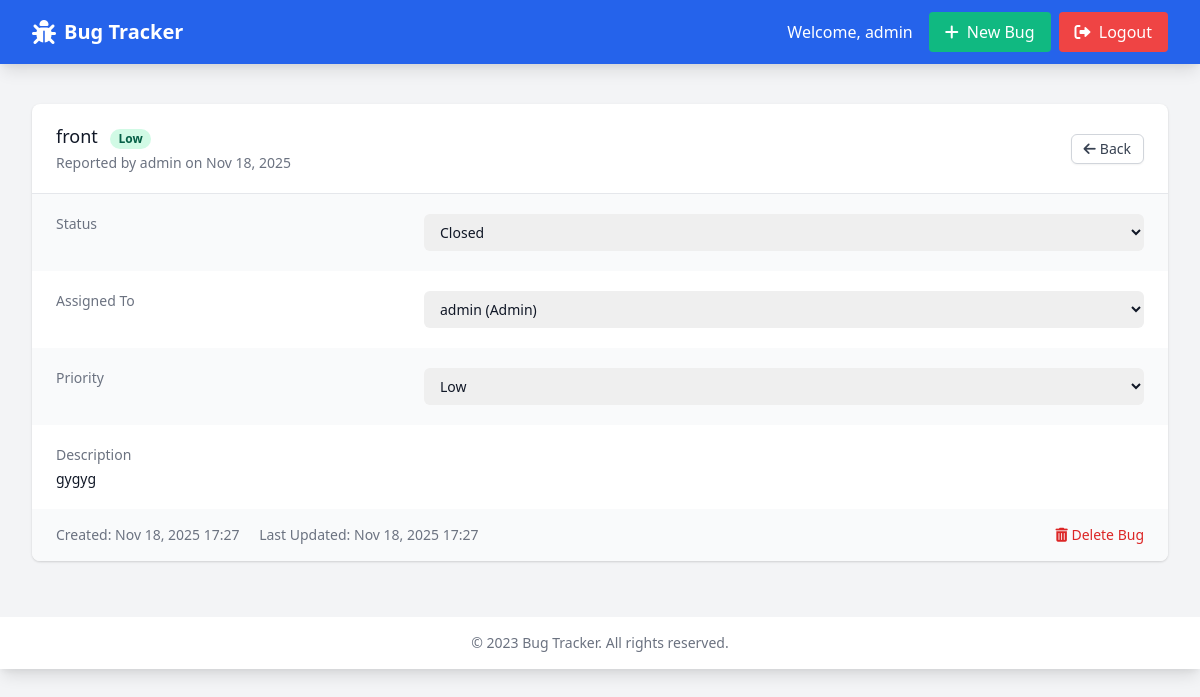
Page /bug/2 (signed in) on the committed database.
### app.py (models this page shows, shortened)
class User(UserMixin, db.Model):
    __tablename__ = 'user'
    id = db.Column(db.Integer, primary_key=True)
    username = db.Column(db.String(80), unique=True, nullable=False)
    email = db.Column(db.String(120), unique=True, nullable=False)
    password_hash = db.Column(db.String(200), nullable=False)
    is_admin = db.Column(db.Boolean, default=False)
    reported_bugs = db.relationship('Bug', backref='reporter', lazy=True, foreign_keys='Bug.reporter_id')
    assigned_bugs = db.relationship('Bug', backref='assigned_to', lazy=True, foreign_keys='Bug.assignee_id')

class Bug(db.Model):
    __tablename__ = 'bug'
    id = db.Column(db.Integer, primary_key=True)
    title = db.Column(db.String(100), nullable=False)
    description = db.Column(db.Text, nullable=False)
    status = db.Column(db.String(20), default='Open')
    priority = db.Column(db.String(20), default='Medium')
    created_at = db.Column(db.DateTime, default=datetime.utcnow)
    updated_at = db.Column(db.DateTime, default=datetime.utcnow, onupdate=datetime.utcnow)
    reporter_id = db.Column(db.Integer, db.ForeignKey('user.id'), nullable=False)
    assignee_id = db.Column(db.Integer, db.ForeignKey('user.id'))

### app.py (the view)
@app.route('/bug/<int:bug_id>')
@login_required
def view_bug(bug_id):
    bug = Bug.query.get_or_404(bug_id)
    users = User.query.all()
    return render_template('view_bug.html', bug=bug, users=users)

### app.py (called while the page is built)
@login_manager.user_loader
def load_user(user_id):
    return User.query.get(int(user_id))

### templates/view_bug.html (shortened to what this page needs)
{% extends "base.html" %}
{% block content %}
<div class="bg-white shadow overflow-hidden sm:rounded-lg">
    <div class="px-4 py-5 sm:px-6 flex justify-between items-center">
        <div>
            <h3 class="text-lg leading-6 font-medium text-gray-900">
                {{ bug.title }}
                <span class="ml-2 px-2 inline-flex text-xs leading-5 font-semibold rounded-full
                    {% if bug.priority == 'High' %}bg-red-100 text-red-800
                    {% elif bug.priority == 'Medium' %}bg-yellow-100 text-yellow-800
                    {% else %}bg-green-100 text-green-800{% endif %}">
                    {{ bug.priority }}
                </span>
            </h3>
            <p class="mt-1 max-w-2xl text-sm text-gray-500">
                Reported by {{ bug.reporter.username }} on {{ bug.created_at.strftime('%b %d, %Y') }}
            </p>
        </div>
        <div class="flex space-x-2">
            <a href="{{ url_for('index') }}" class="inline-flex items-center px-3 py-1.5 border border-gray-300 shadow-sm text-sm leading-4 font-medium rounded-md text-gray-700 bg-white hover:bg-gray-50 focus:outline-none focus:ring-2 focus:ring-offset-2 focus:ring-blue-500">
                <i class="fas fa-arrow-left mr-1"></i> Back
            </a>
        </div>
    </div>
    <div class="border-t border-gray-200">
        <dl>
            <div class="bg-gray-50 px-4 py-5 sm:grid sm:grid-cols-3 sm:gap-4 sm:px-6">
                <dt class="text-sm font-medium text-gray-500">Status</dt>
                <dd class="mt-1 text-sm text-gray-900 sm:mt-0 sm:col-span-2">
                    <form action="{{ url_for('update_bug', bug_id=bug.id) }}" method="POST" class="flex items-center">
                        <select name="status" onchange="this.form.submit()" class="block w-full pl-3 pr-10 py-2 text-base border-gray-300 focus:outline-none focus:ring-blue-500 focus:border-blue-500 sm:text-sm rounded-md">
                            <option value="Closed" {% if bug.status == 'Closed' %}selected{% endif %}>Closed</option>
                        </select>
                    </form>
                </dd>
            </div>
            <div class="bg-white px-4 py-5 sm:grid sm:grid-cols-3 sm:gap-4 sm:px-6">
                <dt class="text-sm font-medium text-gray-500">Assigned To</dt>
                <dd class="mt-1 text-sm text-gray-900 sm:mt-0 sm:col-span-2">
                    <form action="{{ url_for('update_bug', bug_id=bug.id) }}" method="POST" class="flex items-center">
                        <select name="assignee_id" onchange="this.form.submit()" class="block w-full pl-3 pr-10 py-2 text-base border-gray-300 focus:outline-none focus:ring-blue-500 focus:border-blue-500 sm:text-sm rounded-md">
                            {% for user in users %}
                                <option value="{{ user.id }}" {% if bug.assignee_id == user.id %}selected{% endif %}>
                                    {{ user.username }}{% if user.is_admin %} (Admin){% endif %}
                                </option>
                            {% endfor %}
                        </select>
                    </form>
                </dd>
            </div>
            <div class="bg-gray-50 px-4 py-5 sm:grid sm:grid-cols-3 sm:gap-4 sm:px-6">
                <dt class="text-sm font-medium text-gray-500">Priority</dt>
                <dd class="mt-1 text-sm text-gray-900 sm:mt-0 sm:col-span-2">
                    <form action="{{ url_for('update_bug', bug_id=bug.id) }}" method="POST" class="flex items-center">
                        <select name="priority" onchange="this.form.submit()" class="block w-full pl-3 pr-10 py-2 text-base border-gray-300 focus:outline-none focus:ring-blue-500 focus:border-blue-500 sm:text-sm rounded-md">
                            <option value="Low" {% if bug.priority == 'Low' %}selected{% endif %}>Low</option>
                        </select>
                    </form>
                </dd>
            </div>
            <div class="bg-white px-4 py-5 sm:px-6">
                <dt class="text-sm font-medium text-gray-500">Description</dt>
                <dd class="mt-1 text-sm text-gray-900">
                    <div class="prose max-w-none">
                        {{ bug.description|replace('\n', '<br>')|safe }}
                    </div>
                </dd>
            </div>
            <div class="bg-gray-50 px-4 py-4 sm:px-6 flex justify-between items-center text-sm text-gray-500">
                <div>
                    <span class="font-medium">Created:</span> {{ bug.created_at.strftime('%b %d, %Y %H:%M') }}
                    {% if bug.updated_at != bug.created_at %}
                        <span class="ml-4">
                            <span class="font-medium">Last Updated:</span> {{ bug.updated_at.strftime('%b %d, %Y %H:%M') }}
                        </span>
                    {% endif %}
                </div>
                {% if current_user.is_admin or current_user.id == bug.reporter_id %}
                <form action="{{ url_for('delete_bug', bug_id=bug.id) }}" method="POST" class="inline" onsubmit="return confirm('Are you sure you want to delete this bug? This action cannot be undone.');">
                    <button type="submit" class="text-red-600 hover:text-red-900">
                        <i class="fas fa-trash-alt"></i> Delete Bug
                    </button>
                </form>
                {% endif %}
            </div>
        </dl>
    </div>
</div>
{% endblock %}

### templates/base.html (shortened to what this page needs)
<!DOCTYPE html>
<html lang="en">
<head>
    <link href="https://cdn.jsdelivr.net/npm/tailwindcss@2.2.19/dist/tailwind.min.css" rel="stylesheet">
    <link href="https://cdnjs.cloudflare.com/ajax/libs/font-awesome/6.0.0-beta3/css/all.min.css" rel="stylesheet">
</head>
<body class="bg-gray-100">
    <nav class="bg-blue-600 text-white shadow-lg">
        <div class="max-w-7xl mx-auto px-4 sm:px-6 lg:px-8">
            <div class="flex justify-between h-16">
                <div class="flex items-center">
                    <a href="{{ url_for('index') }}" class="flex items-center">
                        <i class="fas fa-bug text-2xl mr-2"></i>
                        <span class="text-xl font-bold">Bug Tracker</span>
                    </a>
                </div>
                <div class="flex items-center">
                    {% if current_user.is_authenticated %}
                        <span class="mr-4">Welcome, {{ current_user.username }}</span>
                        <a href="{{ url_for('new_bug') }}" class="bg-green-500 hover:bg-green-600 px-4 py-2 rounded mr-2">
                            <i class="fas fa-plus mr-1"></i> New Bug
                        </a>
                        <a href="{{ url_for('logout') }}" class="bg-red-500 hover:bg-red-600 px-4 py-2 rounded">
                            <i class="fas fa-sign-out-alt mr-1"></i> Logout
                        </a>
                    {% endif %}
                </div>
            </div>
        </div>
    </nav>
    <main class="max-w-7xl mx-auto px-4 sm:px-6 lg:px-8 py-6">
        {% block content %}{% endblock %}
    </main>
    <footer class="bg-white shadow-lg mt-8">
        <div class="max-w-7xl mx-auto py-4 px-4 sm:px-6 lg:px-8 text-center text-gray-500 text-sm">
            &copy; 2023 Bug Tracker. All rights reserved.
        </div>
    </footer>
</body>
</html>

### rows in the picture
User: username "admin", reporter.username "admin"
Bug: title "front", priority "Low", created_at "Nov 18, 2025", status "Closed", assignee_id "admin (Admin)", description "gygyg", created_at "Nov 18, 2025 17:27", updated_at "Nov 18, 2025 17:27"
